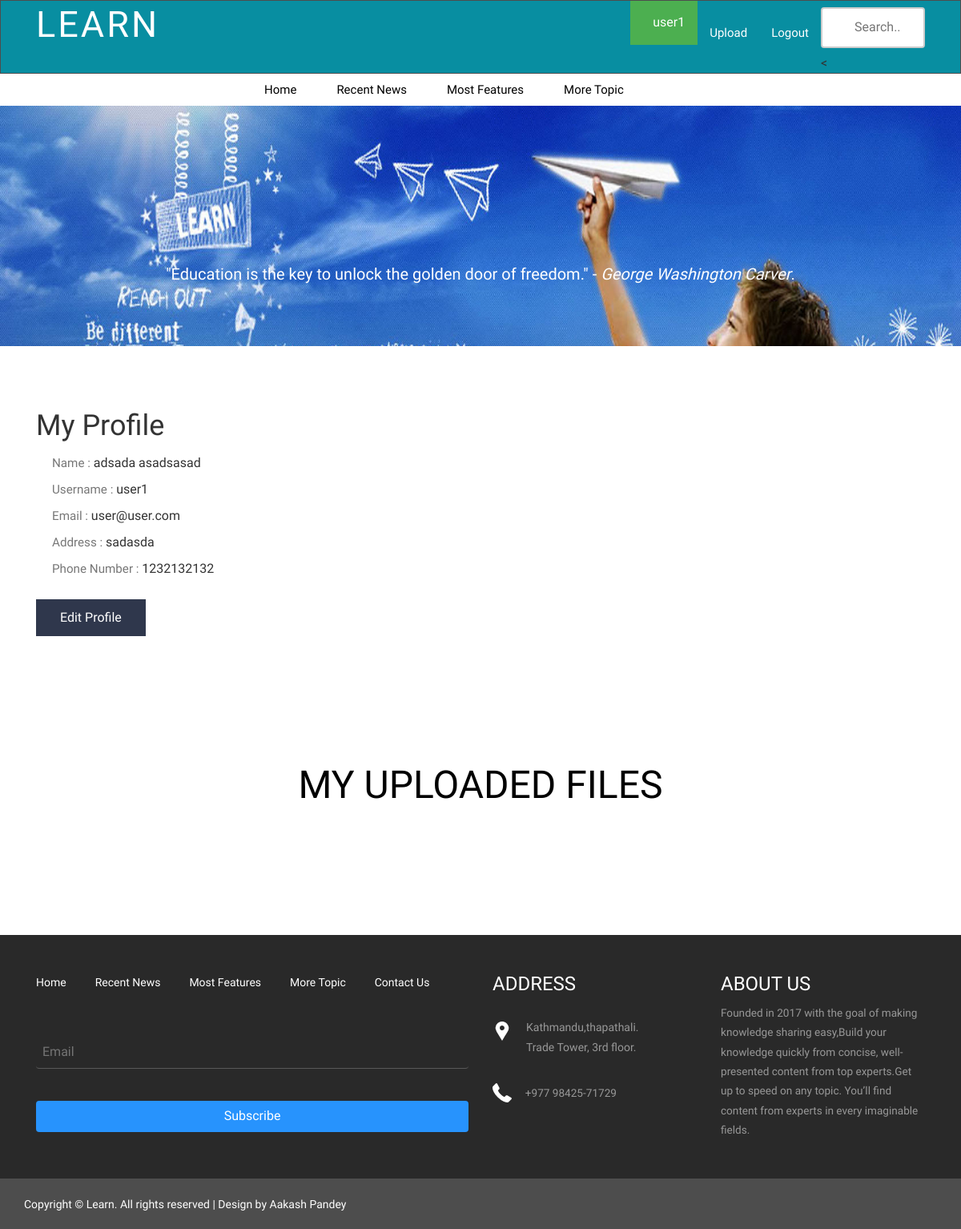
Page /pages/my_profile.php (signed in) on the committed database.
### tables this page shows
CREATE TABLE IF NOT EXISTS `tbl_slider` (
  `id` int(11) NOT NULL,
  `images` varchar(150) NOT NULL,
  `testimonial` varchar(2000) NOT NULL,
  `date` date NOT NULL,
  `status` enum('active','inactive') NOT NULL,
  `author` varchar(250) NOT NULL
);

CREATE TABLE IF NOT EXISTS `tbl_user` (
  `id` int(11) NOT NULL,
  `fname` varchar(30) NOT NULL,
  `lname` varchar(30) NOT NULL,
  `email` varchar(50) NOT NULL,
  `address` varchar(50) NOT NULL,
  `contact` int(100) NOT NULL,
  `username` varchar(20) NOT NULL,
  `password` varchar(32) NOT NULL,
  `status` enum('active','inactive') NOT NULL,
  `images` varchar(150) NOT NULL
);

### pages/my_profile.php (the view, shortened to what this page needs)
<?php
include '../connection.php';
include '../includes/header.php';
?>
  <div class="courses_banner">
                 <?php
                              $news="SELECT * FROM `tbl_slider` where status='active' order by rand()  limit 1";
                            $result=mysqli_query($connection, $news);
                            if(mysqli_num_rows($result)>0) {
                            while ($row=mysqli_fetch_assoc($result)) {
                ?>
                    <div class="banner-info">
                      <p >"<?=$row['testimonial']?>" -<i> <?=$row['author']?></i>. </p>
                    </div>
              <?php
                  }
                }
              ?>
  </div>
	<div class="courses_box1">
	   <div class="container">
	   	  <div class="col-md-6 about_left">
	   	  	<h1 style="font-color:gray">My Profile</h1>
				<?php
				$userid = $_SESSION['userid'];
					$user="select * from tbl_user where id='$userid'";
					$result=mysqli_query($connection, $user);
					if(mysqli_num_rows($result)>0) {
					while ($row=mysqli_fetch_assoc($result)) {
				?>
	   	  	<ul class="about_links">
                <li><a href="#">Name : </a><?=$row['fname']." ".$row['lname']?></li>
                <li><a href="#">Username : </a><?=$row['username']?></li>
                <li><a href="#">Email : </a><?=$row['email']?></li>
                <li><a href="#">Address : </a><?=$row['address']?></li>
                <li><a href="#">Phone Number : </a><?=$row['contact']?></li>
            </ul>
           <?php echo"<a href='edit_profile.php?id=$row[id]' class='radial_but'>Edit Profile</a>";?>
          </div>
	   	  <div class="col-md-6">
	   	  </div>
	   	 	<?php
					}
				}
			?>
	   </div>
	</div>
   <div class="bottom_content">
     <h3>My Uploaded Files</h3>
    </div>
<?php
include '../includes/footer.php';
?>

### css/style.css (style rules this page uses)
h4, h5, h6, h1, h2, h3 { margin-top: 0; }
ul, ol { margin: 0; }
p { margin: 1%; }
html, body { font-family: 'PT Sans Narrow', sans-serif; font-size: 100%; background:#fff; }
body a { transition:0.5s all; -webkit-transition:0.5s all; -moz-transition:0.5s all; -o-transition:0.5s all; -ms-transition:0.5s all; }
.banner-info { text-align: center; padding:8em 0 0 0; }
.banner-info p { color: #FFF; margin: 1em 0 2em; font-size: 20px; font-weight: 400; }
.bottom_content { padding:5em 0; }
.bottom_content h3 { color:#000; font-size:3em; text-transform:uppercase; margin:0em 0 1em; text-align:center; position:relative; }
.courses_banner { background: url(../images/1.jpg)no-repeat center top; background-size: cover; -webkit-background-size: cover; -moz-background-size: cover; -o-background-size: cover; min-height:300px; text-align: center; padding: 3em 0 0 0; }
.courses_box1 { padding: 5em 0; }
ul.about_links { padding:0; margin: 1em 0; list-style:none; }
ul.about_links li { padding: 0px 20px 10px; position: relative; }
ul.about_links li:before { color: #f96868; content: "\f10c"; font-family: 'fontawesome'; font-size: 12px; height: 5px; left: 5px; top: 4px; position: absolute; width: 5px; }
ul.about_links li a { color:#777; font-size:0.95em; }
.radial_but { display: inline-block; vertical-align: middle; -webkit-transform: translateZ(0); transform: translateZ(0); box-shadow: 0 0 1px rgba(0, 0, 0, 0); -webkit-backface-visibility: hidden; backface-visibility: hidden; -moz-osx-font-smoothing: grayscale; position: relative; overflow: hidden; background:#f1b458; -webkit-transition-property: color; transition-property: color; -webkit-transition-duration: 0.3s; transition-duration: 0.3s; padding:12px 30px; color: #fff; }
.radial_but:before { content: ""; position: absolute; z-index: -1; top: 0; left: 0; right: 0; bottom: 0; background:#2f374c; border-radius: 100%; -webkit-transform: scale(2); transform: scale(2); -webkit-transition-property: transform; transition-property: transform; -webkit-transition-duration: 0.3s; transition-duration: 0.3s; -webkit-transition-timing-function: ease-out; transition-timing-function: ease-out; }
figure, figcaption, img, h2, p, i, .person-social { -webkit-transition: all .5s; transition: all .5s; }

### rows in the picture
tbl_slider: testimonial "Education is the key to unlock the golden door of freedom.", author "George Washington Carver"
tbl_user: fname "adsada", lname "asadsasad", username "user1", email "user@user.com", address "sadasda", contact "1232132132"

### other values in the picture
$_SESSION['username'] "user1"
